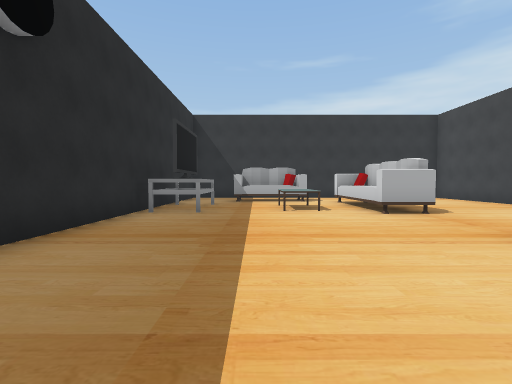
View 1 (above)

16 first-person views from a walk through a Unity game level. The camera is 1.4 m above the floor, tilts 2° down and sees 85° across. The floor is counted in squares, 2 m on a side. Each view is taken from the middle of a square. On the plan, view 1 faces up. The plan holds only what a view shows up to about 9 squares ahead; the rest is blank. The place goes on beyond the plan. Some animated figures are not drawn.

View 2
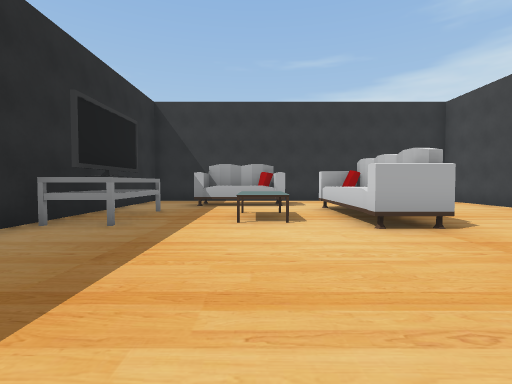

View 3
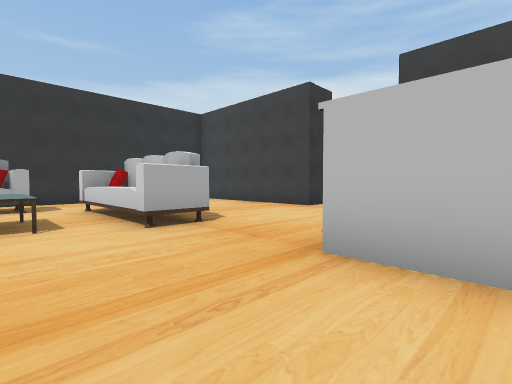

View 4
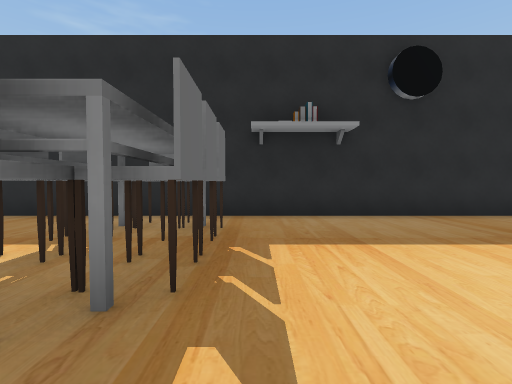

View 5
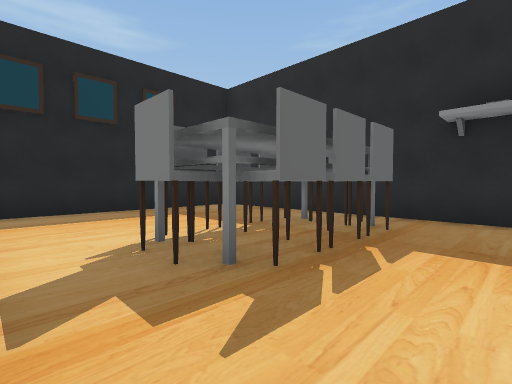

View 6
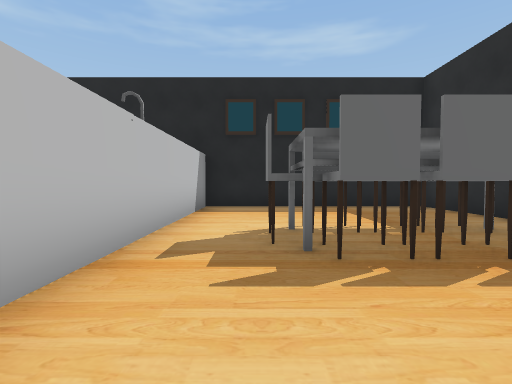

View 7
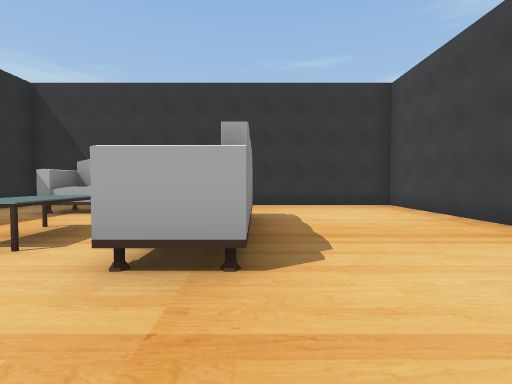

View 8
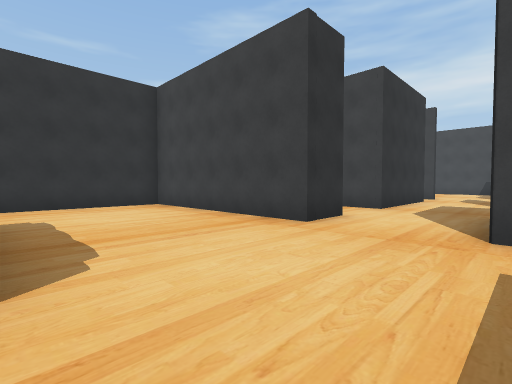

View 9
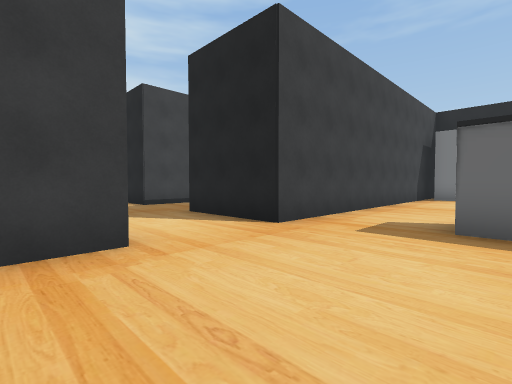

View 10
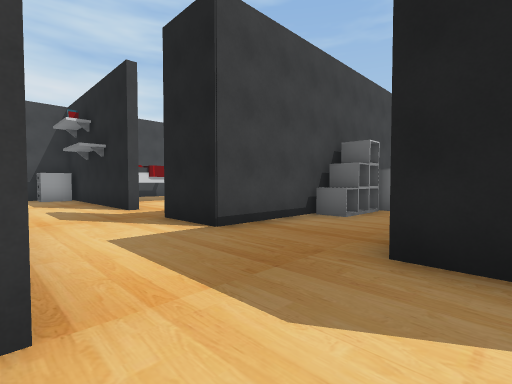

View 11
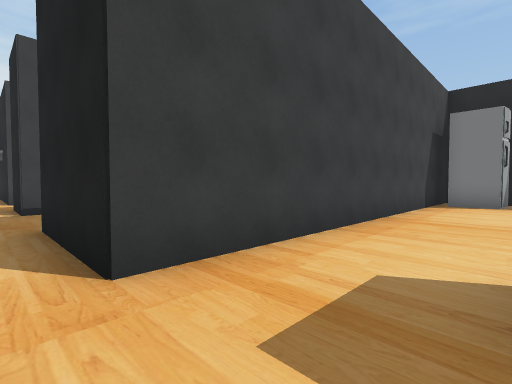

View 12
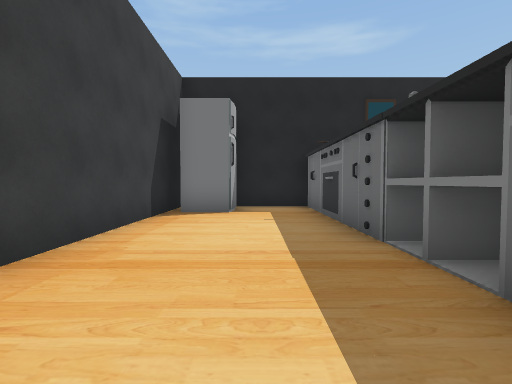

View 13
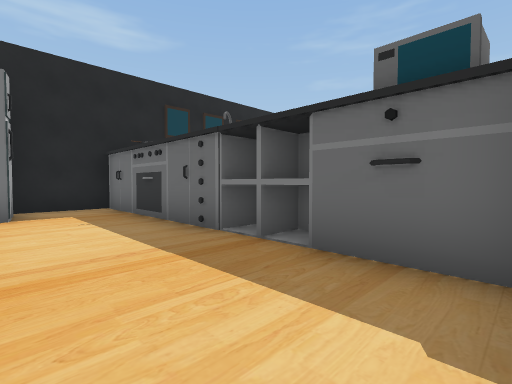

View 14
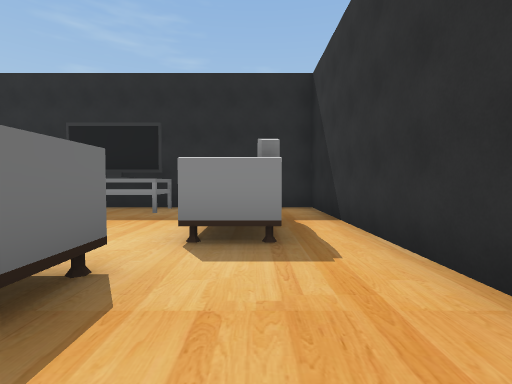

View 15
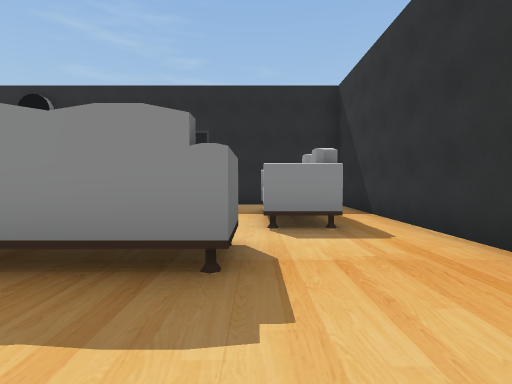

View 16
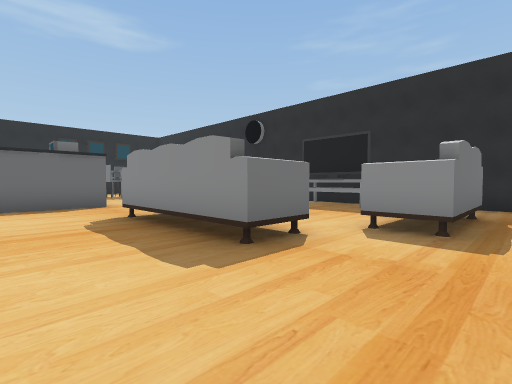

### Floor plan
Points are (right, up) in squares from view 1. A wall is a line through its corners. A room is listed if a view was taken in it or the views show most of it. See-through windows are left out.
Room 1 (views 1, 2, 3, 4, 5, 6, 7, 8, 9, 11, 12, 13, 14, 15, 16)
walls: (3.4, 2) (3.4, 3.5) (4.5, 3.5); (4.5, 2) (4.5, -6.1) (6.6, -6.1); (3.6, -0.4) (4.6, -0.4); (8.1, 6.9) (8.1, 12.6) (-2.8, 12.6) (-2.8, -6.1) (3.4, -6.1) (3.4, 0.5); (8.1, -5.9) (8.1, 4.4)
ways out: opening at (8.5, 5.5)
objects: chair (-2, -1); other object (-2, 7) to (-2, 8); chair (-1, -2); chair (-1, -1); chair (0, -2); chair (0, -1); sofa (0, 10) to (1, 11); chair (1, -2); chair (1, -1); table (1, 7) to (1, 8); chair (2, -2) to (2, -1); other object (3, 6) to (4, 9); sink (5, 3); fridge (7, -5)
Room 2 (view 10)
walls: (11.5, 6.9) (11.5, 8)
ways out: opening at (10.5, 6); opening at (16, 6)

Positions as (right, up) in squares from view 1, and headings:
1: (0, 0), facing up
2: (1, 2), facing up
3: (1, 2), facing up-right
4: (3, 0), facing left
5: (3, 1), facing down-left
6: (2, 2), facing down
7: (4, 4), facing up
8: (4, 4), facing up-right
9: (5, 8), facing down-right
10: (10, 7), facing down-right
11: (6, 5), facing down-right
12: (6, 2), facing down
13: (7, 2), facing down-left
14: (5, 11), facing left
15: (6, 10), facing left
16: (6, 12), facing down-left
